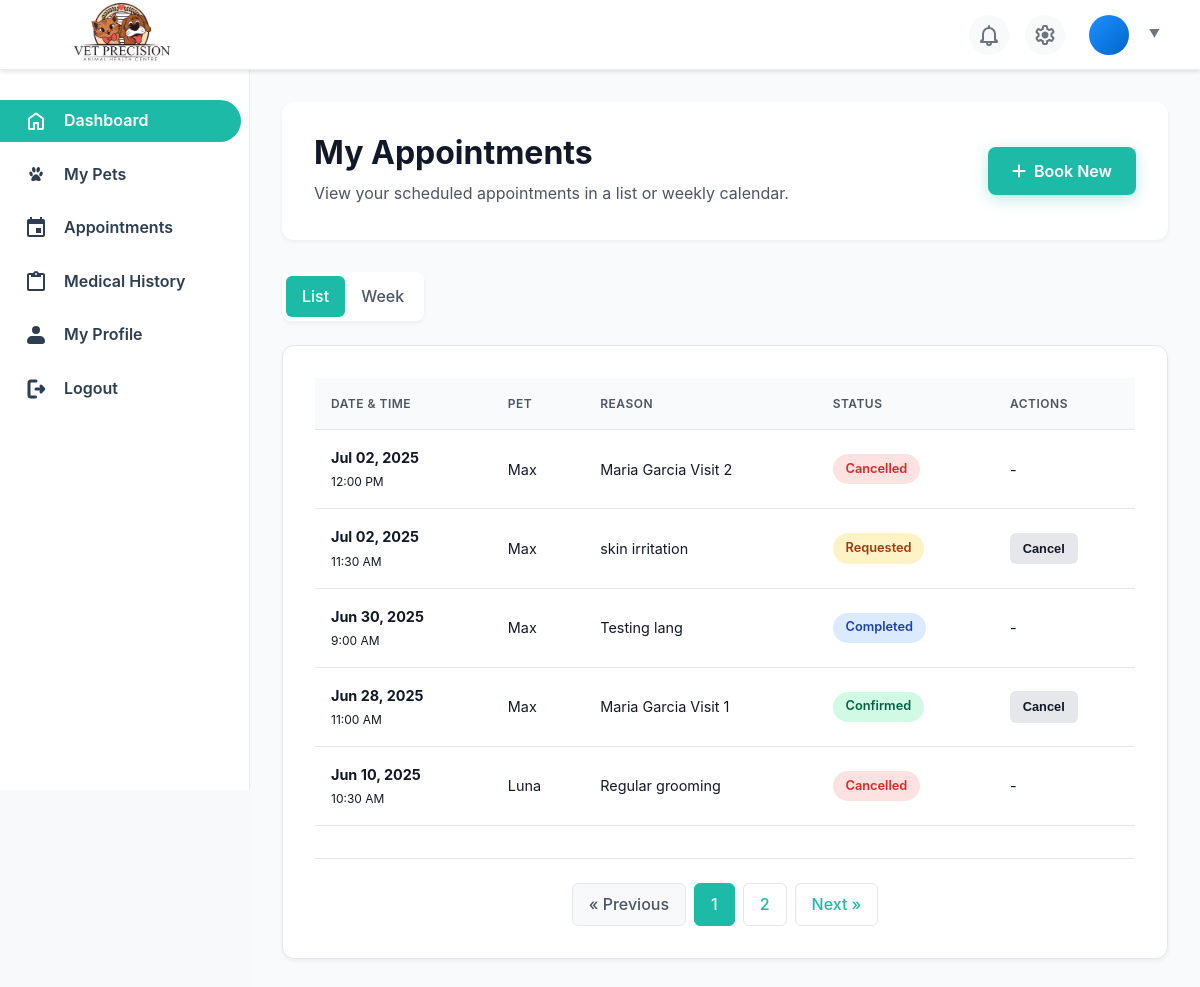
The app's page /client/appointments/index.php with its own data.
### tables this page shows
CREATE TABLE `appointments` (
  `appointment_id` int(11) NOT NULL,
  `pet_id` int(11) NOT NULL,
  `appointment_date` date NOT NULL,
  `appointment_time` time NOT NULL,
  `duration_minutes` int(11) DEFAULT 30,
  `status` enum('requested','confirmed','completed','cancelled') DEFAULT 'requested',
  `type` varchar(50) DEFAULT 'General Checkup',
  `reason` text DEFAULT NULL,
  `notes` text DEFAULT NULL,
  `reminder_sent` tinyint(1) DEFAULT 0,
  `created_by` int(11) DEFAULT NULL,
  `created_at` timestamp NULL DEFAULT current_timestamp(),
  `updated_at` timestamp NULL DEFAULT current_timestamp() ON UPDATE current_timestamp()
);

CREATE TABLE `pets` (
  `pet_id` int(11) NOT NULL,
  `owner_id` int(11) NOT NULL,
  `name` varchar(50) NOT NULL,
  `species` varchar(50) NOT NULL,
  `breed` varchar(50) DEFAULT NULL,
  `date_of_birth` date DEFAULT NULL,
  `gender` enum('male','female') DEFAULT NULL,
  `color` varchar(50) DEFAULT NULL,
  `weight` decimal(5,2) DEFAULT NULL,
  `microchip_id` varchar(50) DEFAULT NULL,
  `photo_url` varchar(255) DEFAULT NULL,
  `notes` text DEFAULT NULL,
  `is_active` tinyint(1) DEFAULT 1,
  `created_at` timestamp NULL DEFAULT current_timestamp(),
  `updated_at` timestamp NULL DEFAULT current_timestamp() ON UPDATE current_timestamp()
);

### client/appointments/index.php (the view, shortened to what the rows shown need)
<?php
require_once '../../config/init.php';
$user_id = $_SESSION['user_id'];
function getOwnerId($pdo, $user_id) {
    try {
        $stmt = $pdo->prepare("SELECT owner_id FROM owners WHERE user_id = ?");
        $stmt->execute([$user_id]);
        return $stmt->fetchColumn();
    } catch (PDOException $e) {
        return false;
    }
}
$owner_id = getOwnerId($pdo, $user_id);
$action = $_GET['action'] ?? 'list';
$view = $_GET['view'] ?? 'list';
$preselected_pet_id = isset($_GET['pet_id']) ? (int)$_GET['pet_id'] : null;
$errors = [];
$pets = [];
$appointments = [];
if ($owner_id) {
    $stmt_pets = $pdo->prepare("SELECT pet_id, name FROM pets WHERE owner_id = ?");
    $stmt_pets->execute([$owner_id]);
    $pets = $stmt_pets->fetchAll(PDO::FETCH_ASSOC);
    if ($view === 'list') {
        $items_per_page = 5;
        $current_page = isset($_GET['page']) ? (int)$_GET['page'] : 1;
        $offset = ($current_page - 1) * $items_per_page;
        $stmt_appts = $pdo->prepare("
            SELECT a.*, p.name AS pet_name
            FROM appointments a
            JOIN pets p ON a.pet_id = p.pet_id
            WHERE p.owner_id = :owner_id
            ORDER BY a.appointment_date DESC, a.appointment_time DESC
            LIMIT :limit OFFSET :offset");
        $stmt_appts->bindParam(':owner_id', $owner_id, PDO::PARAM_INT);
        $stmt_appts->bindParam(':limit', $items_per_page, PDO::PARAM_INT);
        $stmt_appts->bindParam(':offset', $offset, PDO::PARAM_INT);
        $stmt_appts->execute();
        $appointments = $stmt_appts->fetchAll(PDO::FETCH_ASSOC);
    }
} else {
    $errors[] = "Could not find your owner profile. Please contact support.";
}
?>
<!DOCTYPE html>
<html lang="en">
<head>
    <link rel="stylesheet" href="../../assets/css/style.css">
    <link rel="stylesheet" href="https://cdnjs.cloudflare.com/ajax/libs/font-awesome/6.0.0-beta3/css/all.min.css">
</head>
<body>
    <div class="dashboard-layout">
        <div class="main-content">
            <?php if ($action === 'create'): ?>
                <div class="page-header"><div><h1>Book an Appointment</h1></div></div>
                <?php if (!empty($errors)): ?>
                    <div class="alert alert-danger"><ul><?php foreach ($errors as $error): ?><li><?php echo htmlspecialchars($error); ?></li><?php endforeach; ?></ul></div>
                <?php endif; ?>
                <div class="center-wrapper">
                    <div class="card form-container">
                        <form action="index.php?action=create" method="POST">
                            <div class="form-grid" style="display: flex; flex-direction: column; gap: 2rem;">
                                <div style="display: flex; gap: 1.5rem;">
                                    <div class="form-group" style="flex: 1;">
                                        <label for="appointment_date">Select Date<span>*</span></label>
                                        <input type="date" id="appointment_date" name="appointment_date" placeholder="mm/dd/yyyy" required min="<?php echo date('Y-m-d'); ?>">
                                    </div>
                                    <div class="form-group" style="flex: 1;">
                                        <label for="pet_id">Pet<span>*</span></label>
                                        <select id="pet_id" name="pet_id" required>
                                            <option value="">Select a pet</option>
                                            <?php foreach ($pets as $pet): ?>
                                                <option value="<?php echo htmlspecialchars($pet['pet_id']); ?>" <?php echo ($preselected_pet_id && $pet['pet_id'] == $preselected_pet_id) ? 'selected' : ''; ?>>
                                                    <?php echo htmlspecialchars($pet['name']); ?>
                                                </option>
                                            <?php endforeach; ?>
                                        </select>
                                    </div>
                                </div>
                                <div class="form-group">
                                    <label>Available Time Slots<span>*</span></label>
                                    <div class="time-slots-grid" id="time-slots-container">
                                        Select a date<br>to see times
                                    </div>
                                </div>
                                <div style="display: flex; gap: 1.5rem;">
                                    <div class="form-group" style="flex: 1;">
                                        <label for="reason">Reason for Visit<span>*</span></label>
                                        <textarea id="reason" name="reason" required></textarea>
                                    </div>
                                    <div class="form-group" style="flex: 1;">
                                        <label for="notes">Additional Notes</label>
                                        <textarea id="notes" name="notes"></textarea>
                                    </div>
                                </div>
                            </div>
                            <div class="form-actions"><a href="index.php" class="btn btn-close">Cancel</a><button type="submit" name="create_appointment" class="btn btn-primary">Request Appointment</button></div>
                        </form>
                    </div>
                </div>
            <?php else: ?>
                <div class="page-header">
                    <div><h1>My Appointments</h1><p>View your scheduled appointments in a list or weekly calendar.</p></div>
                </div>
                <?php if ($view === 'week'): ?>
                    <div class="card">
                        <div class="week-header">
                            <div class="week-navigation">
                                <?php
                                $prev_week_date = (clone $target_date)->modify('-1 week')->format('Y-m-d');
                                $next_week_date = (clone $target_date)->modify('+1 week')->format('Y-m-d');
                                ?>
                                <a href="index.php?view=week&date=<?php echo $prev_week_date; ?>" class="week-nav-btn"><i class="fas fa-chevron-left"></i></a>
                                <span class="week-title"><?php echo $week_start_dt->format('M j') . ' - ' . $week_end_dt->format('M j, Y'); ?></span>
                                <a href="index.php?view=week&date=<?php echo $next_week_date; ?>" class="week-nav-btn"><i class="fas fa-chevron-right"></i></a>
                            </div>
                            <button class="btn btn-secondary" onclick="goToToday()">Today</button>
                        </div>
                        <div class="calendar-grid-wrapper">
                            <div class="calendar-grid">
                                <div class="calendar-header"></div>
                                <?php foreach ($week_dates as $date_info): ?>
                                    <div class="calendar-header"><div class="calendar-day-header"><span class="day-name"><?php echo $date_info['day_short']; ?></span><span class="day-number"><?php echo $date_info['day_number']; ?></span></div></div>
                                <?php endforeach; ?>
                                <?php foreach ($time_slots as $time): ?>
                                    <div class="time-slot-row"><?php echo date('g A', strtotime($time)); ?></div>
                                    <?php foreach ($week_dates as $date_info): ?>
                                        <div class="calendar-cell">
                                            <?php
                                            $current_date = $date_info['date']; $current_hour = substr($time, 0, 2);
                                            if (isset($appointments_grid[$current_date][$current_hour])):
                                                foreach ($appointments_grid[$current_date][$current_hour] as $appt): ?>
                                                    <div class="appointment-block status-<?php echo htmlspecialchars(strtolower($appt['status'])); ?>"
                                                       data-datetime="<?php echo htmlspecialchars(date("D, M j, Y, g:i A", strtotime($appt['appointment_date'] . ' ' . $appt['appointment_time']))); ?>"
                                                       data-pet="<?php echo htmlspecialchars($appt['pet_name']); ?>"
                                                       data-reason="<?php echo htmlspecialchars($appt['reason']); ?>"
                                                       data-notes="<?php echo htmlspecialchars($appt['notes']); ?>"
                                                       data-status="<?php echo htmlspecialchars($appt['status']); ?>">
                                                        <div class="appointment-summary">
                                                            <span><?php echo htmlspecialchars(date('g:iA', strtotime($appt['appointment_time']))) . ' ' . htmlspecialchars($appt['pet_name']); ?></span>
                                                            <i class="fas fa-chevron-down"></i>
                                                        </div>
                                                        <div class="appointment-details"><strong>Reason:</strong> <?php echo htmlspecialchars($appt['reason']); ?></div>
                                                    </div>
                                            <?php endforeach; endif; ?>
                                        </div>
                                    <?php endforeach; ?>
                                <?php endforeach; ?>
                            </div>
                        </div>
                        <div class="agenda-view">
                            <?php foreach ($week_dates as $date_info):
                                $current_date = $date_info['date'];
                                $day_has_appointments = isset($appointments_by_day[$current_date]);
                            ?>
                                <div class="agenda-day">
                                    <div class="agenda-day-header"><?php echo date('l, F j', strtotime($current_date)); ?></div>
                                    <?php if ($day_has_appointments): ?>
                                        <ul class="agenda-appointments">
                                            <?php foreach ($appointments_by_day[$current_date] as $appt): ?>
                                                <li class="agenda-appointment-item appointment-block status-<?php echo htmlspecialchars($appt['status']); ?>"
                                                    data-datetime="<?php echo htmlspecialchars(date("D, M j, Y, g:i A", strtotime($appt['appointment_date'] . ' ' . $appt['appointment_time']))); ?>"
                                                    data-pet="<?php echo htmlspecialchars($appt['pet_name']); ?>"
                                                    data-reason="<?php echo htmlspecialchars($appt['reason']); ?>"
                                                    data-notes="<?php echo htmlspecialchars($appt['notes']); ?>"
                                                    data-status="<?php echo htmlspecialchars($appt['status']); ?>">
                                                    <div class="time"><?php echo date('g:i A', strtotime($appt['appointment_time'])); ?></div>
                                                    <div class="details">
                                                        <div class="pet-name"><?php echo htmlspecialchars($appt['pet_name']); ?></div>
                                                        <div class="reason-text"><?php echo htmlspecialchars($appt['reason']); ?></div>
                                                    </div>
                                                </li>
                                            <?php endforeach; ?>
                                        </ul>
                                    <?php else: ?>
                                        <div class="no-appointments">No appointments scheduled.</div>
                                    <?php endif; ?>
                                </div>
                            <?php endforeach; ?>
                        </div>
                    </div>
                <?php else: ?>
                    <div class="card">
                        <table class="table">
                            <thead><tr><th>Date & Time</th><th>Pet</th><th>Reason</th><th>Status</th><th>Actions</th></tr></thead>
                            <tbody>
                                <?php if (empty($appointments)): ?>
                                    <tr><td colspan="5" style="text-align:center; padding: 3rem;">No appointments found.</td></tr>
                                <?php else: foreach ($appointments as $appt): ?>
                                    <tr data-appointment-id="<?php echo $appt['appointment_id']; ?>">
                                        <td data-label="Date & Time"><strong><?php echo date("M d, Y", strtotime($appt['appointment_date'])); ?></strong><br><small><?php echo date("g:i A", strtotime($appt['appointment_time'])); ?></small></td>
                                        <td data-label="Pet"><?php echo htmlspecialchars($appt['pet_name']); ?></td>
                                        <td data-label="Reason"><?php echo htmlspecialchars($appt['reason']); ?></td>
                                        <td data-label="Status">
                                            <span class="status-badge status-<?php echo htmlspecialchars(strtolower($appt['status'])); ?>"><?php echo htmlspecialchars($appt['status']); ?></span>
                                        </td>
                                        <td data-label="Actions">
                                            <?php if (!in_array($appt['status'], ['cancelled', 'completed'])): ?>
                                                <button class="btn btn-sm btn-close cancel-appointment-btn">Cancel</button>
                                            <?php else: echo '<span>-</span>'; endif; ?>
                                        </td>
                                    </tr>
                                <?php endforeach; endif; ?>
                            </tbody>
                        </table>
                    </div>
                <?php endif; ?>
            <?php endif; ?>
        </div>
    </div>
</body>
</html>

### records on screen
appointments: appointment_date "Jul 02, 2025", appointment_time "12:00 PM", pet.name "Max", reason "Maria Garcia Visit 2", status "Cancelled"
appointments: appointment_date "Jul 02, 2025", appointment_time "11:30 AM", pet.name "Max", reason "skin irritation", status "Requested", shows "Cancel"
appointments: appointment_date "Jun 30, 2025", appointment_time "9:00 AM", pet.name "Max", reason "Testing lang", status "Completed"
appointments: appointment_date "Jun 28, 2025", appointment_time "11:00 AM", pet.name "Max", reason "Maria Garcia Visit 1", status "Confirmed", shows "Cancel"
appointments: appointment_date "Jun 10, 2025", appointment_time "10:30 AM", pet.name "Luna", reason "Regular grooming", status "Cancelled"
